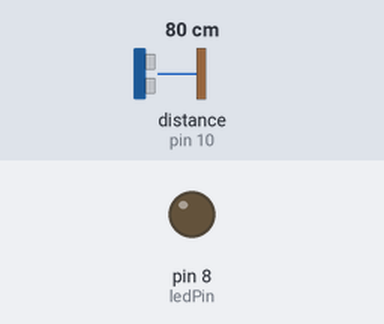
This sketch was run on a simulated Arduino Uno, built with avr-gcc and run on an emulated ATmega328P. Parts: output pins drawn as LEDs (lit = HIGH). Wiring (inferred from the names in the program): ultrasonic range finder: trigger pin 9; echo pin 10. The test bench sets the inputs (shaded band); at power-on: distance to the obstacle (sensor on pin 10) 80 cm. The echo pulse lasts 58.3 µs per cm; pins used as bus, display or sensor lines are not drawn.

Above: at 1.3 s.
1.4 s: distance to the obstacle (sensor on pin 10) set to 17 cm
2.9 s: distance to the obstacle (sensor on pin 10) set to 14 cm
At 4.1 s:
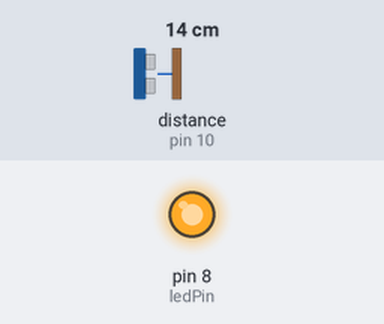
4.5 s: distance to the obstacle (sensor on pin 10) set to 18 cm
At 5.4 s:
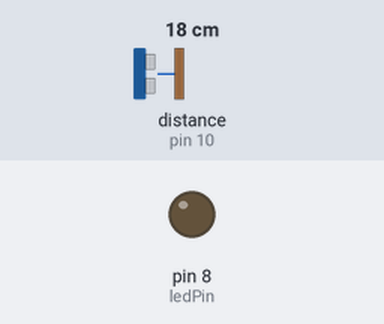
6.0 s: distance to the obstacle (sensor on pin 10) set to 2 cm
At 6.7 s:
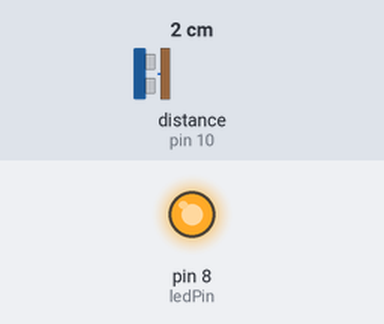
Timing chart, 0 to 8.5 s (numbered marks = the images above; inputs shaded):
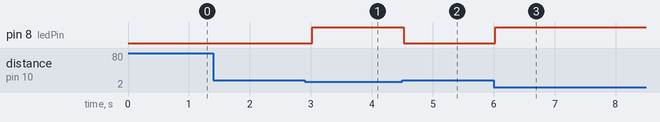

The sketch:

supersonic.ino
```cpp
// 腳位設定
const int trigPin = 9;
const int echoPin = 10;
const int ledPin = 8; // 新增 LED 腳位

// 測距相關變數
long duration;
float distance;

// 閾值設定
const float threshold = 15.0; // 小於15公分就亮紅燈

void setup() {
  pinMode(trigPin, OUTPUT);
  pinMode(echoPin, INPUT);
  pinMode(ledPin, OUTPUT); // 設定 LED 為輸出
  Serial.begin(9600);
}

void loop() {
  // 發出超音波
  digitalWrite(trigPin, LOW);
  delayMicroseconds(2);
  digitalWrite(trigPin, HIGH);
  delayMicroseconds(10);
  digitalWrite(trigPin, LOW);

  // 接收回音時間
  duration = pulseIn(echoPin, HIGH);

  // 計算距離（公分），預設聲速340公尺/秒
  distance = duration * 0.034 / 2;


  // 根據距離控制 LED
  if (distance < threshold) {
    digitalWrite(ledPin, HIGH); // 亮燈
  } else {
    digitalWrite(ledPin, LOW);  // 關燈
  }
  delay(500);
}
```

Measured:
- the behaviour switches between 16 and 15 cm on distance to the obstacle (sensor on pin 10) (found by bisection; images 0 and 1)
- after the input at 1.4 s, every drawn part: stays the same
- after the input at 2.9 s, pin 8 (ledPin): LOW → HIGH after 0.12 s
- after the input at 4.5 s, pin 8 (ledPin): HIGH → LOW at once
- after the input at 6.0 s, pin 8 (ledPin): LOW → HIGH at once
